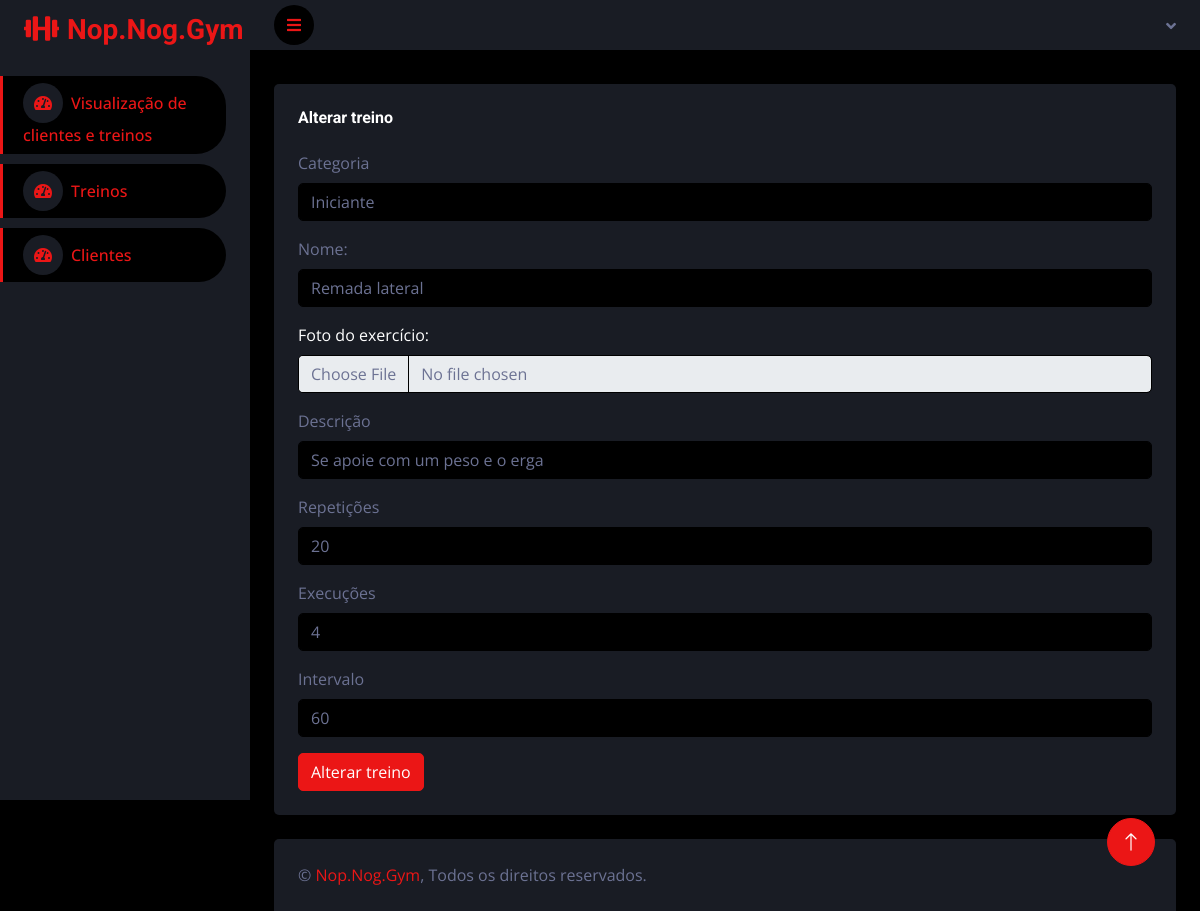
/Nop-Nog-Gym/personal/pages/altertrains.php?codtreino=12, run on the app's committed database.
### tables this page shows
CREATE TABLE `tbtreinos` (
  `codtreino` int(11) UNSIGNED NOT NULL,
  `nome` varchar(60) NOT NULL,
  `foto` longblob DEFAULT NULL,
  `categoria` varchar(60) NOT NULL,
  `descricao` text NOT NULL,
  `repeticoes` int(11) DEFAULT NULL,
  `execucoes` int(11) DEFAULT NULL,
  `intervalo` int(4) DEFAULT NULL,
  `cod_adm` int(11) UNSIGNED NOT NULL
);

### Nop-Nog-Gym/personal/pages/altertrains.php (the view, shortened to what this page needs)
<!DOCTYPE html>
<html lang="en">
<head>
    <link href="https://cdnjs.cloudflare.com/ajax/libs/font-awesome/5.10.0/css/all.min.css" rel="stylesheet">
    <link href="https://cdn.jsdelivr.net/npm/bootstrap-icons@1.4.1/font/bootstrap-icons.css" rel="stylesheet">
    <link href="../../lib/owlcarousel/assets/owl.carousel.min.css" rel="stylesheet">
    <link href="../../lib/tempusdominus/css/tempusdominus-bootstrap-4.min.css" rel="stylesheet" />
    <link href="../../css/bootstrap.min.css" rel="stylesheet">
    <link href="../../css/style.css" rel="stylesheet">
</head>
<body>
    <div class="container-fluid position-relative d-flex p-0">
        <div class="sidebar pe-4 pb-3">
            <nav class="navbar bg-secondary navbar-dark">
                <a href="homeadm.php" class="navbar-brand mx-4 mb-3">
                    <h3 class="text-primary"><i class="fa fa-solid fa-dumbbell me-2"></i>Nop.Nog.Gym</h3>
                </a>
                <div class="navbar-nav w-100" style="margin-bottom: 10px;">
                    <a href="homeadm.php" class="nav-item nav-link active"><i class="fa fa-tachometer-alt me-2"></i>Visualização de clientes e treinos</a>
                </div>
                <div class="navbar-nav w-100">
                    <a href="trainsadmpage.php" class="nav-item nav-link active"><i class="fa fa-tachometer-alt me-2"></i>Treinos</a>
                <div class="navbar-nav w-100" style="margin-top: 10px;">
                    <a href="clientsadmpage.php" class="nav-item nav-link active"><i class="fa fa-tachometer-alt me-2"></i>Clientes</a>
                </div>
            </nav>
        </div>
        <div class="content">
            <nav class="navbar navbar-expand bg-secondary navbar-dark sticky-top px-4 py-0">
                <a href="#" class="sidebar-toggler flex-shrink-0">
                    <i class="fa fa-bars"></i>
                </a>
                <div class="navbar-nav align-items-center ms-auto">
                    <div class="nav-item dropdown">
                        <a href="#" class="nav-link dropdown-toggle" data-bs-toggle="dropdown">
                        </a>
                    </div>
                </div>
            </nav>
            <div class="container-fluid pt-4 px-4">
                <div class="bg-secondary rounded h-100 p-4" style="margin-top: 10px;">
                    <h6 class="mb-4">Alterar treino</h6>
                    <form method="POST" action="../tests/baltertrains.php?codtreino=<?php echo $_GET['codtreino'] ?>" enctype="multipart/form-data">
                        <?php
                            include('../../bankconnection/conexaobanco.php');
                            $sql = "select * from tbtreinos
                                    where codtreino = ".$_GET['codtreino'];
                            $select = $conexao->query($sql);
                            if($select->num_rows > 0) {
                                $linha = $select->fetch_array(MYSQLI_ASSOC);
                            }
                        ?>
                        <div class="mb-3">
                            <label for="categoria" class="form-label">Categoria</label>
                            <input type="text" class="form-control" id="categoria" name="categoria"
                                aria-describedby="emailHelp" value="<?php echo $linha['categoria']; ?>">
                        </div>
                        <div class="mb-3">
                            <label for="nome" class="form-label">Nome:</label>
                            <input type="text" class="form-control" id="nome" name="nome"
                                aria-describedby="emailHelp" value="<?php echo $linha['nome']; ?>">
                        </div>
                        <div class="mb-3">
                            <label for="foto" class="form-label" style="color: white;">Foto do exercício:</label>
                            <input class="form-control" type="file" id="foto" name="foto">
                        </div>
                        <div class="mb-3">
                            <label for="descricao" class="form-label">Descrição</label>
                            <input type="text" class="form-control" id="descricao" name="descricao"
                                aria-describedby="emailHelp" value="<?php echo $linha['descricao']; ?>">
                        </div>
                        <div class="mb-3">
                            <label for="repeticoes" class="form-label">Repetições</label>
                            <input type="text" class="form-control" id="repeticoes" name="repeticoes"
                                aria-describedby="emailHelp" value="<?php echo $linha['repeticoes']; ?>">
                        </div>
                        <div class="mb-3">
                            <label for="execucoes" class="form-label">Execuções</label>
                            <input type="text" class="form-control" id="execucoes" name="execucoes"
                                aria-describedby="emailHelp" value="<?php echo $linha['execucoes']; ?>">
                        </div>
                        <div class="mb-3">
                            <label for="intervalo" class="form-label">Intervalo</label>
                            <input type="text" class="form-control" id="intervalo" name="intervalo"
                                aria-describedby="emailHelp" value="<?php echo $linha['intervalo']; ?>">
                        </div>
                        <button type="submit" class="btn btn-primary">Alterar treino</button>
                    </form>
                </div>
            </div>
            <div class="container-fluid pt-4 px-4">
                <div class="bg-secondary rounded-top p-4">
                    <div class="row">
                        <div class="col-12 col-sm-6 text-center text-sm-start">
                            &copy; <a href="#">Nop.Nog.Gym</a>, Todos os direitos reservados.
                        </div>
                    </div>
                </div>
            </div>
        </div>
        <a href="#" class="btn btn-lg btn-primary btn-lg-square back-to-top"><i class="bi bi-arrow-up"></i></a>
    </div>
</body>
</html>

### Nop-Nog-Gym/css/style.css (style rules this page uses)
:root { --primary: #EB1616; --secondary: #191C24; --light: #6C7293; --dark: #000000; }
.back-to-top { position: fixed; display: none; right: 45px; bottom: 45px; z-index: 99; }
.btn { transition: .5s; }
.btn-lg-square { width: 48px; height: 48px; }
.btn-square, .btn-sm-square, .btn-lg-square { padding: 0; display: inline-flex; align-items: center; justify-content: center; font-weight: normal; border-radius: 50px; }
.sidebar { position: fixed; top: 0; left: 0; bottom: 0; width: 250px; height: 100vh; overflow-y: auto; background: var(--secondary); transition: 0.5s; z-index: 999; }
.content { margin-left: 250px; min-height: 100vh; background: var(--dark); transition: 0.5s; }
@media (min-width: 992px) { .sidebar { margin-left: 0; } }
@media (min-width: 992px) { .content { width: calc(100% - 250px); } }
.sidebar .navbar .navbar-nav .nav-link { padding: 7px 20px; color: var(--light); font-weight: 500; border-left: 3px solid var(--secondary); border-radius: 0 30px 30px 0; outline: none; }
.sidebar .navbar .navbar-nav .nav-link:hover, .sidebar .navbar .navbar-nav .nav-link.active { color: var(--primary); background: var(--dark); border-color: var(--primary); }
.sidebar .navbar .navbar-nav .nav-link i { width: 40px; height: 40px; display: inline-flex; align-items: center; justify-content: center; background: var(--dark); border-radius: 40px; }
.sidebar .navbar .navbar-nav .nav-link:hover i, .sidebar .navbar .navbar-nav .nav-link.active i { background: var(--secondary); }
.content .navbar .navbar-nav .nav-link { margin-left: 25px; padding: 12px 0; color: var(--light); outline: none; }
.content .navbar .sidebar-toggler, .content .navbar .navbar-nav .nav-link i { width: 40px; height: 40px; display: inline-flex; align-items: center; justify-content: center; background: var(--dark); border-radius: 40px; }
.content .navbar .dropdown-toggle::after { margin-left: 6px; vertical-align: middle; border: none; content: "\f107"; font-family: "Font Awesome 5 Free"; font-weight: 900; transition: .5s; }

### data on the page
tbtreinos: categoria "Iniciante", nome "Remada lateral", descricao "Se apoie com um peso e o erga", repeticoes "20", execucoes "4", intervalo "60"
